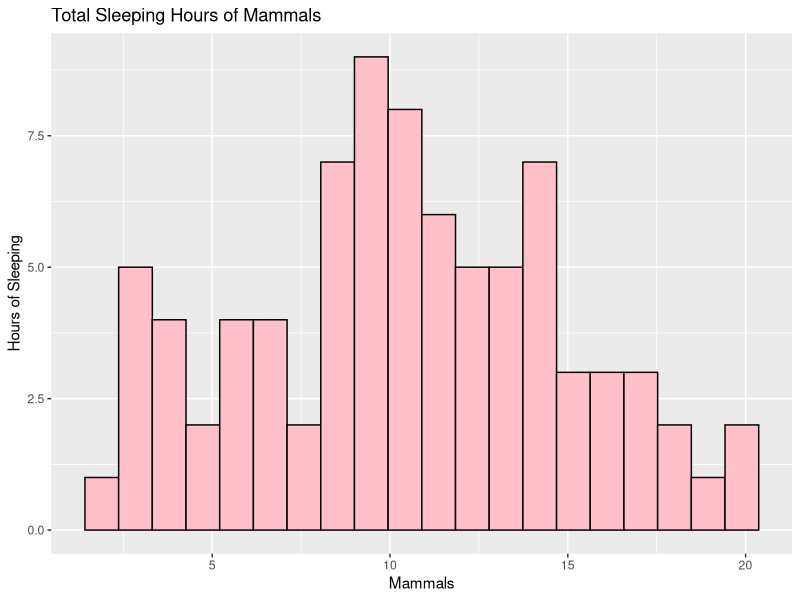
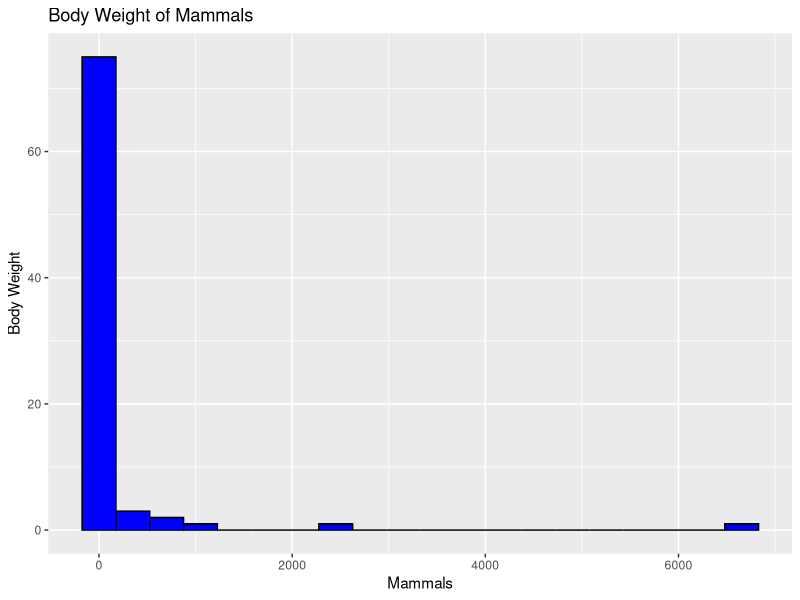
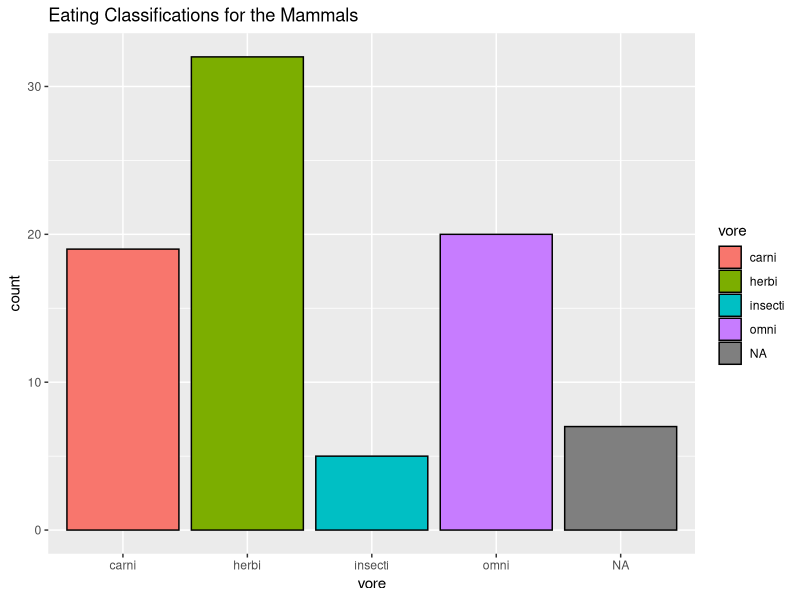
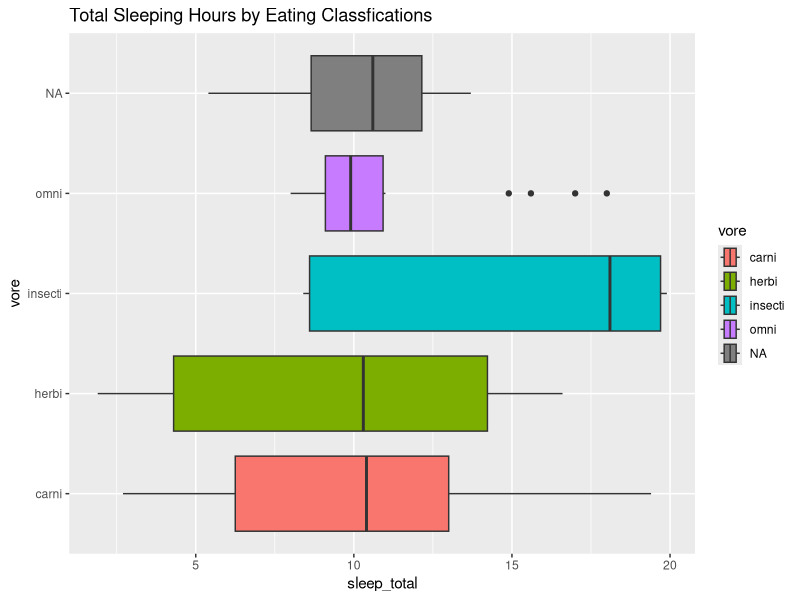

The R script that drew these images, in order:
# If you installed tidyverse for Lab 1, you do not need to do it again!

# You should still library tidyverse. We'll use another dataset from tidyverse for this lab!
library(tidyverse)
View(msleep)

### Question 1

ggplot(data = msleep, mapping = aes(x = sleep_total)) +
  geom_histogram(color = "black", fill = "pink", bins = 20) +
  labs(title = "Total Sleeping Hours of Mammals", x = "Mammals", y = "Hours of Sleeping")



### Question 2
summary(msleep$sleep_total)
sd(msleep$sleep_total)

# Take it from here!


### Question 3


### Question 4
ggplot(data = msleep, mapping = aes(x = bodywt)) + 
  geom_histogram(color = "black", fill = "blue", bins = 20) +
  labs(title = "Body Weight of Mammals", x = "Mammals", y = "Body Weight")


### Question 5
ggplot(data = msleep, aes(x = vore, fill = vore)) + 
  geom_bar(color = "black") +
  labs(title = "Eating Classifications for the Mammals")


### Question 6
ggplot(data = msleep, aes(x = sleep_total, y = vore, fill = vore)) + 
  geom_boxplot() +
  labs(title = "Total Sleeping Hours by Eating Classfications")


### Question 7
